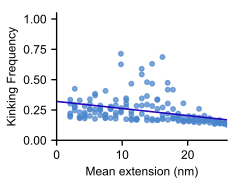

Recreate this plot in Python.
#!/usr/bin/env python3
"""
Kinking frequency vs mean extension for pull simulations (full rod, kinking seeds).
Mean extension computed from obs_dist.dat (col 2, oxDNA units * 0.8 -> nm).
Kinking from obs_cxstck.dat: unstacked at EITHER nick.
"""

import os
import statistics
from collections import defaultdict
from scipy import stats
import numpy as np

import matplotlib
matplotlib.use("Agg")
import matplotlib.pyplot as plt

# ── constants ─────────────────────────────────────────────────────────────────
DIST_CONVERSION = 0.8        # oxDNA units → nm
CUTOFF_STEP     = 2.5e7      # steady-state cutoff
ZERO_TOL        = 1e-9       # |CXSTCK| < this → coaxially unstacked (kinked)

ANALYSIS_DIR = "fd_array_fullrod_kinking_seeds/analysis_files"
K_TAG = "025"
SEEDS = {1, 2, 3, 4, 5}

# ── matplotlib style ──────────────────────────────────────────────────────────
plt.rcParams.update({
    "axes.linewidth":    1,
    "xtick.major.width": 1,
    "ytick.major.width": 1,
    "xtick.major.size":  4,
    "ytick.major.size":  4,
    "font.size":         9,
    "axes.labelsize":    9,
    "xtick.minor.width": 1,
    "ytick.minor.width": 1,
    "xtick.minor.size":  2,
    "ytick.minor.size":  2,
    "font.sans-serif":   ["Arial"],
})


def parse_mean_ext(filepath):
    """Mean distance (nm) from obs_dist.dat after steady-state cutoff."""
    vals = []
    with open(filepath) as f:
        for line in f:
            if line.startswith('#') or not line.strip():
                continue
            parts = line.split()
            if len(parts) < 2:
                continue
            try:
                step = float(parts[0])
                dist = float(parts[1])
            except ValueError:
                continue
            if step > CUTOFF_STEP:
                vals.append(dist * DIST_CONVERSION)
    return statistics.mean(vals) if vals else float("nan")


def parse_kinking_freq(filepath):
    """Fraction of steady-state timesteps where EITHER nick is unstacked."""
    kinked = 0
    total  = 0
    with open(filepath) as f:
        for line in f:
            if line.startswith('#') or not line.strip():
                continue
            parts = line.split()
            if len(parts) < 3:
                continue
            try:
                step = float(parts[0])
                p1   = float(parts[1])
                p2   = float(parts[2])
            except ValueError:
                continue
            if step > CUTOFF_STEP:
                total += 1
                if abs(max(p1, p2)) < ZERO_TOL:
                    kinked += 1
    return kinked / total if total > 0 else float("nan")


# ── collect data ──────────────────────────────────────────────────────────────
# per_r0[r0] = list of (mean_ext_nm, kink_freq) tuples, one per seed
per_r0 = defaultdict(list)

seed_dirs = sorted(
    d for d in os.listdir(ANALYSIS_DIR)
    if d.startswith("Seed_") and os.path.isdir(os.path.join(ANALYSIS_DIR, d))
    and int(d.split("_")[1]) in SEEDS
)
total_seeds = len(seed_dirs)
print(f"Found {total_seeds} seed directories", flush=True)

for seed_dir in seed_dirs:
    k_dir = os.path.join(ANALYSIS_DIR, seed_dir, f"K_{K_TAG}")
    if not os.path.isdir(k_dir):
        continue

    r0_dirs = sorted(
        (d for d in os.listdir(k_dir)
         if d.startswith("r0_") and os.path.isdir(os.path.join(k_dir, d))),
        key=lambda d: int(d.split("_")[1])
    )

    for r0_dir in r0_dirs:
        r0 = int(r0_dir.split("_")[1])
        base = os.path.join(k_dir, r0_dir)

        dist_file   = os.path.join(base, "obs_dist.dat")
        cxstck_file = os.path.join(base, "obs_cxstck.dat")

        if not os.path.isfile(dist_file) or not os.path.isfile(cxstck_file):
            print(f"  MISSING files for {seed_dir} r0={r0}", flush=True)
            continue

        mean_ext  = parse_mean_ext(dist_file)
        kink_freq = parse_kinking_freq(cxstck_file)
        per_r0[r0].append((mean_ext, kink_freq))
        print(f"  {seed_dir}  r0={r0:2d}  ext={mean_ext:.3f} nm  kink={kink_freq:.3f}", flush=True)

# ── aggregate ─────────────────────────────────────────────────────────────────
x_scatter, y_scatter = [], []

for r0 in sorted(per_r0):
    for ext, kink in per_r0[r0]:
        x_scatter.append(ext)
        y_scatter.append(kink)

x_arr = np.array(x_scatter)
y_arr = np.array(y_scatter)

# linear regression on all scatter points
result = stats.linregress(x_arr, y_arr)
slope, intercept, r, p, se_slope = result.slope, result.intercept, result.rvalue, result.pvalue, result.stderr
se_intercept = result.intercept_stderr
r2 = r**2

print(f"\nLinear regression:")
print(f"  slope     = {slope:.6f} ± {se_slope:.6f} nm⁻¹")
print(f"  intercept = {intercept:.6f} ± {se_intercept:.6f}")
print(f"  R²        = {r2:.4f}")
print(f"  p-value   = {p:.3e}")

# zero-crossing of pull F-E curve for 54nt full rod (interpolated from FD data)
XMAX = 25.3

x_line = np.array([0, XMAX])
y_line = slope * x_line + intercept

FIG_W, FIG_H = 2.25, 1.7
SIZE_TAG = f"{FIG_W}x{str(FIG_H).replace('.', 'p')}"


def make_axes():
    fig, ax = plt.subplots(figsize=(FIG_W, FIG_H))
    ax.spines["top"].set_visible(False)
    ax.spines["right"].set_visible(False)
    ax.set_xlim(0, XMAX)
    ax.set_ylim(0, 1.00)
    tick_step = 5
    ax.set_xticks(np.arange(0, XMAX + tick_step, tick_step))
    ax.set_yticks([0.00, 0.25, 0.50, 0.75, 1.00])
    ax.set_xlabel("Mean extension (nm)")
    ax.set_ylabel("Kinking frequency")
    return fig, ax


def save_fig(fig, stem):
    for ext in ("pdf", "svg"):
        path = f"{stem}_{SIZE_TAG}.{ext}"
        fig.savefig(path)
        print(f"Saved {path}")
    plt.close(fig)


# ── plot: scatter only ────────────────────────────────────────────────────────
fig, ax = make_axes()
ax.scatter(x_scatter, y_scatter, alpha=0.7, s=8, marker='o', color="#4a85cc")
plt.tight_layout()
save_fig(fig, "kinking_pull_fullrod_vs_ext_scatter")

# ── plot: scatter + regression ────────────────────────────────────────────────
fig, ax = make_axes()
ax.scatter(x_scatter, y_scatter, alpha=0.7, s=8, marker='o', color="#4a85cc")
ax.plot(x_line, y_line, color="#2308bd", lw=1.5, zorder=5)
plt.tight_layout()
save_fig(fig, "kinking_pull_fullrod_vs_ext_reg")
